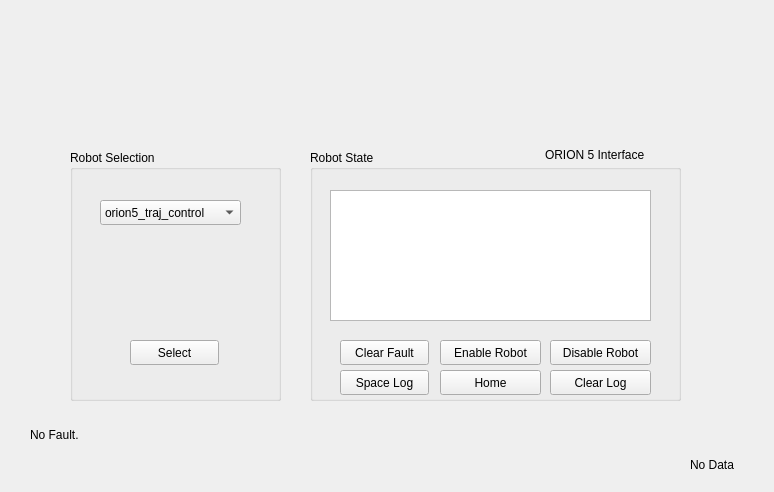
<?xml version="1.0" encoding="UTF-8"?>
<ui version="4.0">
    <class>Dialog</class>
    <widget class="QMainWindow" name="Dialog">
        <property name="geometry">
            <rect>
                <x>0</x>
                <y>0</y>
                <width>774</width>
                <height>492</height>
            </rect>
        </property>
        <property name="windowTitle">
            <string>Robot Starter Interface</string>
        </property>
        <widget class="QLabel" name="label">
            <property name="geometry">
                <rect>
                    <x>250</x>
                    <y>40</y>
                    <width>251</width>
                    <height>71</height>
                </rect>
            </property>
            <property name="styleSheet">
                <string notr="true">border-image: url(:/newPrefix/mcfly_logo.png);</string>
            </property>
            <property name="text">
                <string />
            </property>
        </widget>
        <widget class="QGroupBox" name="groupBox">
            <property name="geometry">
                <rect>
                    <x>70</x>
                    <y>150</y>
                    <width>211</width>
                    <height>251</height>
                </rect>
            </property>
            <property name="title">
                <string>Robot Selection</string>
            </property>
            <widget class="QComboBox" name="comboBox">
                <property name="geometry">
                    <rect>
                        <x>30</x>
                        <y>50</y>
                        <width>141</width>
                        <height>25</height>
                    </rect>
                </property>
                <item>
                    <property name="text">
                        <string>orion5_traj_control</string>
                    </property>
                </item>
                <item>
                    <property name="text">
                        <string>orion5_pos_control</string>
                    </property>
                </item>
                <item>
                    <property name="text">
                        <string>orion5_effort_control</string>
                    </property>
                </item>
            </widget>
            <widget class="QPushButton" name="select_button">
                <property name="geometry">
                    <rect>
                        <x>60</x>
                        <y>190</y>
                        <width>89</width>
                        <height>25</height>
                    </rect>
                </property>
                <property name="text">
                    <string>Select</string>
                </property>
            </widget>
        </widget>
        <widget class="QGroupBox" name="groupBox_2">
            <property name="geometry">
                <rect>
                    <x>310</x>
                    <y>150</y>
                    <width>371</width>
                    <height>251</height>
                </rect>
            </property>
            <property name="title">
                <string>Robot State</string>
            </property>
            <widget class="QPushButton" name="clear_fault_button">
                <property name="geometry">
                    <rect>
                        <x>30</x>
                        <y>190</y>
                        <width>89</width>
                        <height>25</height>
                    </rect>
                </property>
                <property name="text">
                    <string>Clear Fault</string>
                </property>
            </widget>
            <widget class="QPushButton" name="enable_robot_button">
                <property name="geometry">
                    <rect>
                        <x>130</x>
                        <y>190</y>
                        <width>101</width>
                        <height>25</height>
                    </rect>
                </property>
                <property name="text">
                    <string>Enable Robot</string>
                </property>
            </widget>
            <widget class="QPushButton" name="disable_robot_button">
                <property name="geometry">
                    <rect>
                        <x>240</x>
                        <y>190</y>
                        <width>101</width>
                        <height>25</height>
                    </rect>
                </property>
                <property name="text">
                    <string>Disable Robot</string>
                </property>
            </widget>
            
            <widget class="QPushButton" name="home_button">
                <property name="geometry">
                    <rect>
                        <x>130</x>
                        <y>220</y>
                        <width>101</width>
                        <height>25</height>
                    </rect>
                </property>
                <property name="text">
                    <string>Home</string>
                </property>
            </widget>

            <widget class="QPushButton" name="clear_log_button">
                <property name="geometry">
                    <rect>
                        <x>240</x>
                        <y>220</y>
                        <width>101</width>
                        <height>25</height>
                    </rect>
                </property>
                <property name="text">
                    <string>Clear Log</string>
                </property>
            </widget>
            
            <widget class="QPushButton" name="space_log_button">
                <property name="geometry">
                    <rect>
                        <x>30</x>
                        <y>220</y>
                        <width>89</width>
                        <height>25</height>
                    </rect>
                </property>
                <property name="text">
                    <string>Space Log</string>
                </property>
            </widget>

            <widget class="QTextBrowser" name="textBrowser">
                <property name="geometry">
                    <rect>
                        <x>20</x>
                        <y>40</y>
                        <width>321</width>
                        <height>131</height>
                    </rect>
                </property>
            </widget>
        </widget>
        <widget class="QLabel" name="error_label">
            <property name="geometry">
                <rect>
                    <x>30</x>
                    <y>410</y>
                    <width>500</width>
                    <height>50</height>
                </rect>
            </property>
            <property name="text">
                <string>No Fault.</string>
            </property>
        </widget>

        <widget class="QLabel" name="orion_label">
            <property name="geometry">
                <rect>
                    <x>545</x>
                    <y>145</y>
                    <width>150</width>
                    <height>20</height>
                </rect>
            </property>
            <property name="text">
                <string>ORION 5 Interface</string>
            </property>
        </widget>

        <widget class="QLabel" name="state_label">
            <property name="geometry">
                <rect>
                    <x>690</x>
                    <y>450</y>
                    <width>70</width>
                    <height>30</height>
                </rect>
            </property>
            <property name="text">
                <string>No Data</string>
            </property>
        </widget>

    </widget>
    <resources>
        <include location="gui_resource.qrc" />
    </resources>
    <connections />
</ui>
